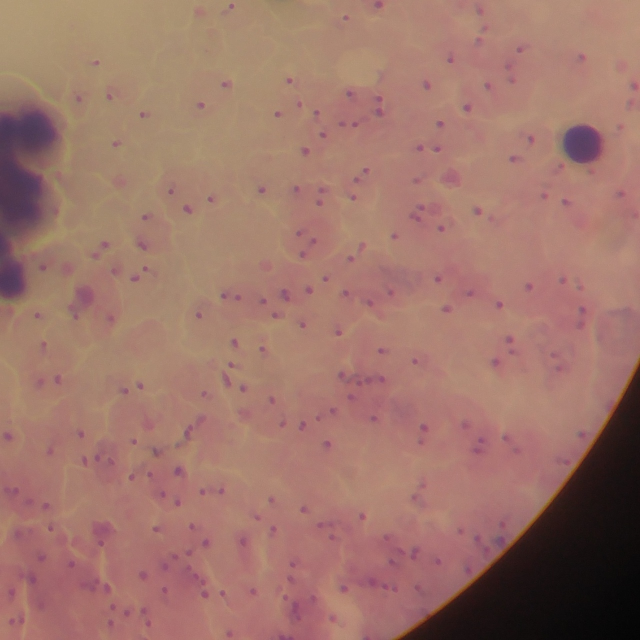
#> input picture 14_tile_1_1.jpg, 1280 x 1280 px, given as the content of the folder jayvik/Documents/GitHub/AIML/FinalProject/Ghana/Thick/images, which was not available (shown at 1/2 size)
$ jupyter execute --allow-errors preprocess.ipynb
#> lines starting #> are read from the running program, lines starting #| are printed output that depends on the picture; after the words box and inside, x2 and y2 are one past the last pixel; in counts of white or black regions, pixels touching at a corner belong together; pictures that were not available may be replaced by others from this repository, and a replacement may not be noted
[cell 1]
import os
import shutil
import random
from PIL import Image, ImageOps
import numpy as np
import cv2
import matplotlib.pyplot as plt
import math

[cell 2]
SOURCE_DIR = '/Users/jayvik/Documents/GitHub/AIML/FinalProject/Ghana/Thick/'
SOURCE_IMAGES = os.path.join(SOURCE_DIR, "images")
SOURCE_LABELS = os.path.join(SOURCE_DIR, "labels")

DEST_DIR = '/Users/jayvik/Documents/GitHub/AIML/FinalProject/my_data2/'
DEST_IMAGES = os.path.join(DEST_DIR, "images")
DEST_LABELS = os.path.join(DEST_DIR, "labels")

TRAIN_IMG = os.path.join(DEST_IMAGES, "train")
VAL_IMG   = os.path.join(DEST_IMAGES, "val")
TEST_IMG  = os.path.join(DEST_IMAGES, "test")

TRAIN_LBL = os.path.join(DEST_LABELS, "train")
VAL_LBL   = os.path.join(DEST_LABELS, "val")
TEST_LBL  = os.path.join(DEST_LABELS, "test")

PREP_DIR = '/Users/jayvik/Documents/GitHub/AIML/FinalProject/preprocessed/'

for d in [TRAIN_IMG, VAL_IMG, TEST_IMG, TRAIN_LBL, VAL_LBL, TEST_LBL, PREP_DIR]:
    os.makedirs(d, exist_ok=True)

print("Paths set.")

[cell 3]
def analyze_image_dimensions(image_directory_path):
    if not os.path.isdir(image_directory_path):
        print(f"Error: Directory not found at {image_directory_path}")
        return

    dimensions = []
    for img_name in os.listdir(image_directory_path):
        if img_name.lower().endswith(('.jpg', '.jpeg', '.png')):
            try:
                with Image.open(os.path.join(image_directory_path, img_name)) as img:
                    dimensions.append(img.size)
            except Exception as e:
                print(f"Error reading {img_name}: {e}")

    widths, heights = zip(*dimensions)

    print(f"Image count: {len(dimensions)}")
    print(f"Width  - min: {min(widths)}, max: {max(widths)}, avg: {np.mean(widths):.1f}")
    print(f"Height - min: {min(heights)}, max: {max(heights)}, avg: {np.mean(heights):.1f}")

    fig, axes = plt.subplots(1, 2, figsize=(14, 6))

    axes[0].hist(widths, bins=30, color='skyblue', edgecolor='black')
    axes[0].set_title("Distribution of Image Widths")
    axes[0].set_xlabel("Width (pixels)")
    axes[0].set_ylabel("Frequency")

    axes[1].hist(heights, bins=30, color='salmon', edgecolor='black')
    axes[1].set_title("Distribution of Image Heights")
    axes[1].set_xlabel("Height (pixels)")
    axes[1].set_ylabel("Frequency")

    plt.tight_layout()
    plt.show()

[cell 4]
def crop_contour(image_path, label_path, scale_factor=0.5):

#> called with scale_factor = 0.5
    img = cv2.imread(image_path)
#> img is the input picture: shape (1280, 1280, 3); mean B, G, R 107.3, 117.6, 159
    H, W = img.shape[:2]
#> H = 1280; W = 1280

    # Resize image and convert to grayscale
    gray = cv2.cvtColor(img, cv2.COLOR_BGR2GRAY)
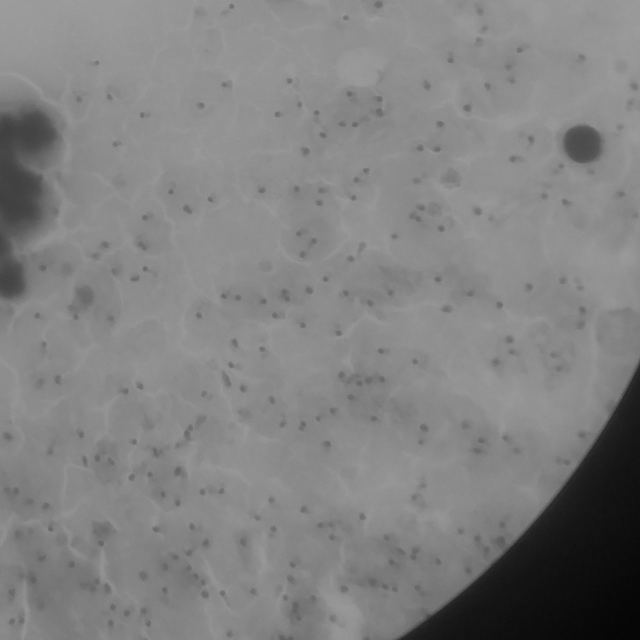
#> gray: shape (1280, 1280) (shown at 1/2 size); min 1, max 161, mean 128.8
    small_gray = cv2.resize(gray, (0,0), fx=scale_factor, fy=scale_factor)
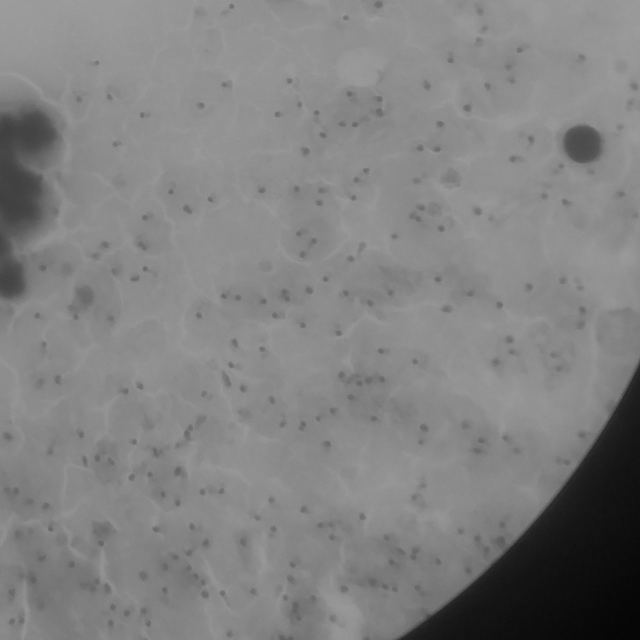
#> small_gray: shape (640, 640); min 3, max 158, mean 128.9
    blur = cv2.GaussianBlur(small_gray, (5,5), 0)

    # Otsu threshold + find contours
    _, th = cv2.threshold(blur, 0, 255, cv2.THRESH_BINARY + cv2.THRESH_OTSU)
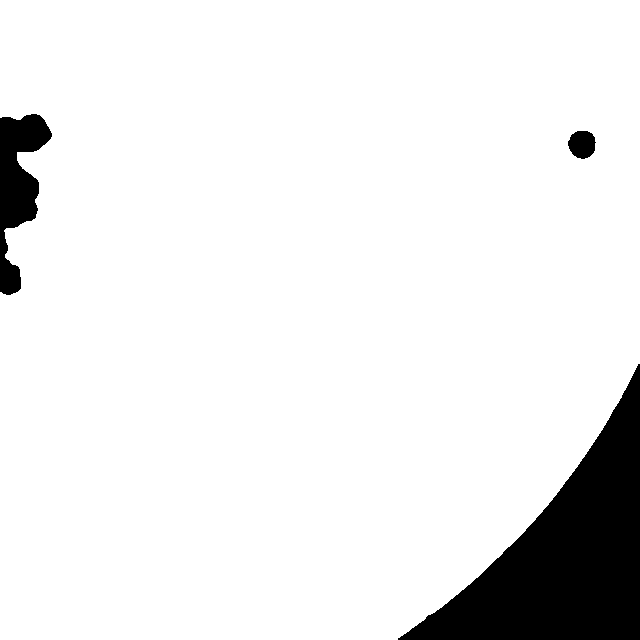
#> th: shape (640, 640); 91.9% white; 3 black regions
    contours, _ = cv2.findContours(th, cv2.RETR_EXTERNAL, cv2.CHAIN_APPROX_SIMPLE)
#> contours = 1 contour; box (x1, y1, x2, y2) and area: (0, 0, 640, 640) 375878

    if not contours:
        if os.path.exists(label_path) and os.path.getsize(label_path) > 0:
            labels = np.loadtxt(label_path, dtype=np.float32).reshape(-1,5)
        else:
            labels = np.empty((0,5), dtype=np.float32)
        return img, labels.tolist(), 0, 0

    # Take largest contour and fit circle
    cnt = max(contours, key=cv2.contourArea)
#> cnt = contour of 289 points, box (x1, y1, x2, y2) (0, 0, 640, 640), area 375878
    (x_s, y_s), r_s = cv2.minEnclosingCircle(cnt)
#> x_s = 319.5; y_s = 319.5; r_s = 451.8

    x = int(x_s / scale_factor)
#> x = 639
    y = int(y_s / scale_factor)
#> y = 639
    r = int(r_s / scale_factor)
#> r = 903

    # Load labels
    if os.path.exists(label_path) and os.path.getsize(label_path) > 0:
        labels = np.loadtxt(label_path, dtype=np.float32).reshape(-1,5)
    else:
        labels = np.empty((0,5), dtype=np.float32)

    # Get crop bounds and crop the image
    x0, y0 = max(0, x - r), max(0, y - r)
#> x0 = 0; y0 = 0
    x1, y1 = min(W, x + r), min(H, y + r)
#> x1 = 1280; y1 = 1280
    cropped = img[y0:y1, x0:x1]
    cropH, cropW = cropped.shape[:2]
#> cropH = 1280; cropW = 1280

    # Remap labels
    updated_labels = []
    if labels.size > 0:
        abs_coords = labels[:, 1:5] * np.array([W, H, W, H], dtype=np.float32)
        x_center, y_center, w_abs, h_abs = abs_coords.T

        mask = (x_center > x0) & (x_center < x1) & (y_center > y0) & (y_center < y1)

        if mask.any():
            valid_cls = labels[mask, 0:1]

            new_x = (x_center[mask] - x0) / cropW
            new_y = (y_center[mask] - y0) / cropH
            new_w = w_abs[mask] / cropW
            new_h = h_abs[mask] / cropH

            updated_labels = np.hstack([
                valid_cls,
                new_x[:,None],
                new_y[:,None],
                new_w[:,None],
                new_h[:,None]
            ]).tolist()

    return cropped, updated_labels, x0, y0

[cell 5]
analyze_image_dimensions(SOURCE_IMAGES)

[cell 6]
image_list = sorted([f for f in os.listdir(SOURCE_IMAGES) if f.lower().endswith(".jpg")])
n = 500 # display every n images

for idx, img_name in enumerate(image_list):
    image_path = os.path.join(SOURCE_IMAGES, img_name)
    label_name = os.path.splitext(img_name)[0] + ".txt"
    label_path = os.path.join(SOURCE_LABELS, label_name)

    # Crop image and update labels
    cropped_img, updated_labels, x0, y0 = crop_contour(image_path, label_path)
#> updated_labels = []; x0 = 0; y0 = 0

    # Load image for visualization
    orig_img = cv2.cvtColor(cv2.imread(image_path), cv2.COLOR_BGR2RGB)
    vis_after = cv2.cvtColor(cropped_img.copy(), cv2.COLOR_BGR2RGB)
    H, W = orig_img.shape[:2]
#> H = 1280; W = 1280
    cH, cW = cropped_img.shape[:2]
#> cH = 1280; cW = 1280
    # Draw labels
    if os.path.exists(label_path):
        for line in open(label_path):
            cls, xc, yc, w, h = map(float, line.split())
            x, y = int(xc*W), int(yc*H)
            w2, h2 = int(w*W)//2, int(h*H)//2
            cv2.rectangle(orig_img, (x-w2, y-h2), (x+w2, y+h2), (0,255,0), 2)
    for cls, xc, yc, w, h in updated_labels:
        x, y = int(xc*cW), int(yc*cH)
        w2, h2 = int(w*cW)//2, int(h*cH)//2
        cv2.rectangle(vis_after, (x-w2, y-h2), (x+w2, y+h2), (255,0,0), 2)
#> this loop made 0 passes
    # Show every n images
    if idx % n == 0:
        plt.figure(figsize=(12,6))
        plt.subplot(1,2,1); plt.imshow(orig_img); plt.axis("off")
        plt.subplot(1,2,2); plt.imshow(vis_after); plt.axis("off")
        plt.show()
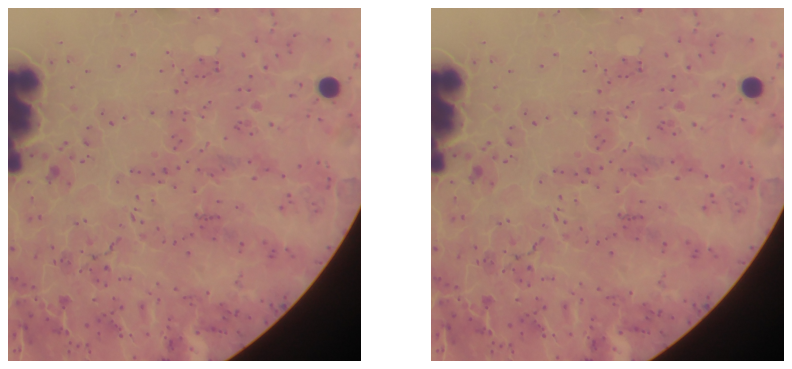
#> figure drawn by matplotlib, 2 panels

    # Save cropped image and updated labels
    save_img_path = os.path.join(PREP_DIR, img_name)
    cv2.imwrite(save_img_path, cropped_img)
    save_label_path = os.path.join(PREP_DIR, label_name)
    with open(save_label_path, "w") as f:
        for cls, xc, yc, w, h in updated_labels:
            f.write(f"{int(cls)} {xc:.6f} {yc:.6f} {w:.6f} {h:.6f}\n")

print("Preprocessing complete. Cropped images and labels saved in:", PREP_DIR)

$ run again, on 61_tile_1_0.jpg
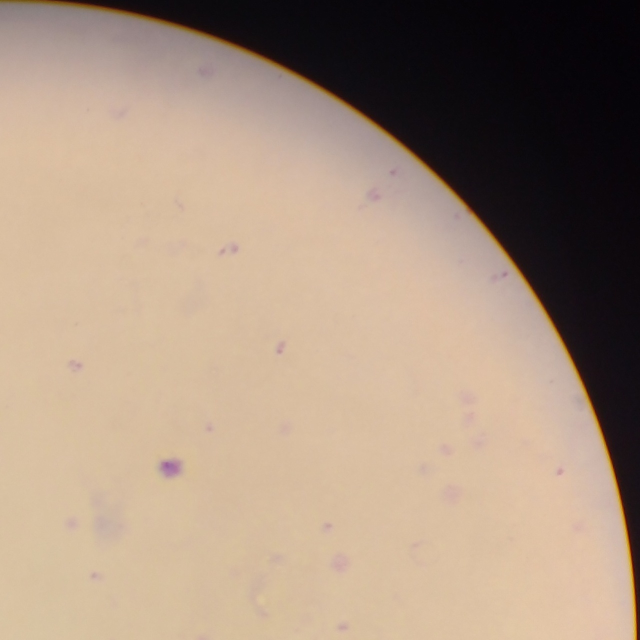
#> input picture 61_tile_1_0.jpg, 1280 x 1280 px, given as the content of the folder jayvik/Documents/GitHub/AIML/FinalProject/Ghana/Thick/images, which was not available (shown at 1/2 size)
#> in crop_contour, img is the input picture: shape (1280, 1280, 3); mean B, G, R 127.3, 146.3, 167.8
#> in crop_contour, `_, th = cv2.threshold(blur, 0, 255, cv2.THRESH_BINARY + cv2.THRESH_OTSU)`:
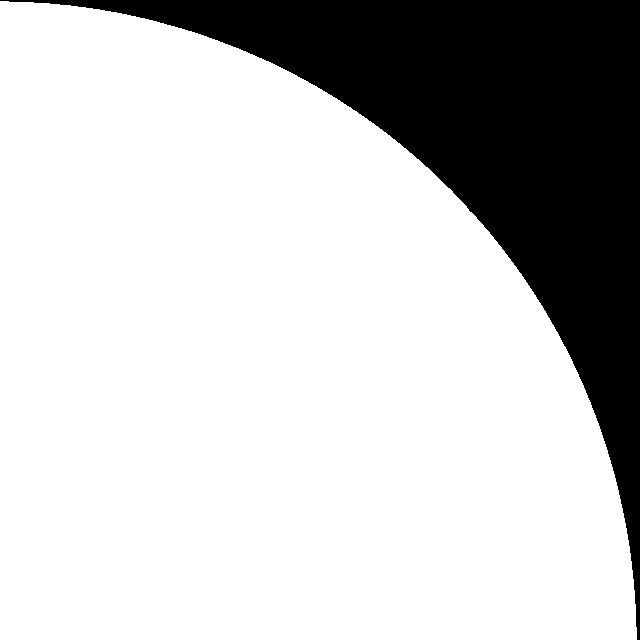
#> th: shape (640, 640); 77.9% white; 1 black region
#> contours = 1 contour; box (x1, y1, x2, y2) and area: (0, 1, 637, 640) 317822
#> cnt = contour of 465 points, box (x1, y1, x2, y2) (0, 1, 637, 640), area 317822
#> x_s = 318; y_s = 320; r_s = 450.4
#> x = 636
#> y = 640
#> r = 900
#> in crop_contour, `x0, y0 = max(0, x - r), max(0, y - r)`: x0 = 0
#> x1 = 1280
#> `cropped_img, updated_labels, x0, y0 = crop_contour(image_path, label_p..`: updated_labels = []; x0 = 0
#> `plt.show()`:
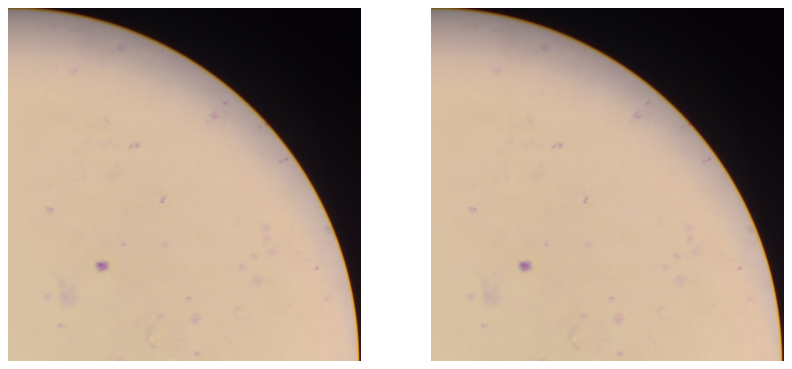
#> figure drawn by matplotlib, 2 panels
